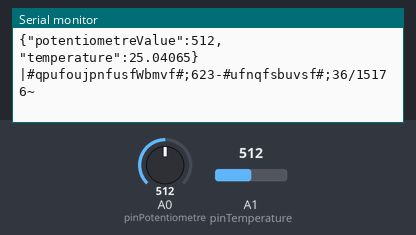
This sketch was run on a simulated Arduino Nano, built with avr-gcc and run on an emulated ATmega328P. On the bench: the last lines printed to the serial monitor. Inputs (shaded band) come from the test bench; at power-on: A1 (pinTemperature) = 512, A0 (pinPotentiometre) = 512.

Above: at 21.6 s.
21.7 s: A1 (pinTemperature) set to 716
At 31.4 s:
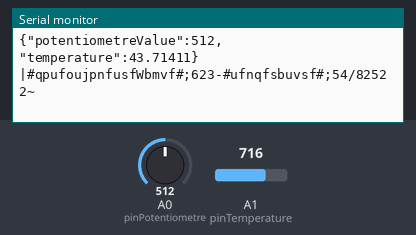
31.7 s: A1 (pinTemperature) set to 690
At 41.4 s:
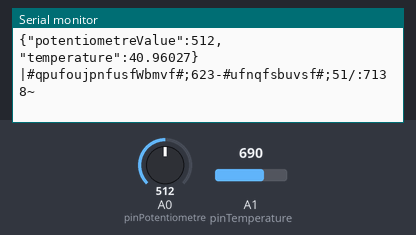
Timing chart, 0 to 42.9 s (numbered marks = the images above; inputs shaded):
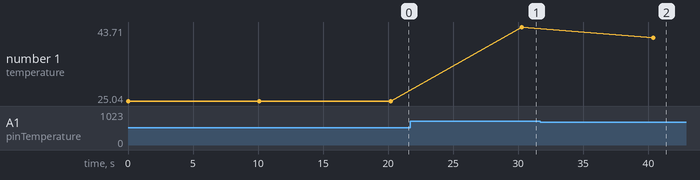

Measured:
- the behaviour switches between 705 and 704 on A1 (pinTemperature) (found by bisection; images 1 and 2)
- after the input at 21.7 s, the serial monitor: prints a new line after 8.6 s (image 1)
- after the input at 31.7 s, the serial monitor: prints a new line after 8.7 s (image 2)
- plotted number 1: 25.04 → 43.71 after the input at 21.7 s, 43.71 → 40.96 after the input at 31.7 s

The sketch:

Arduino_Transmisison.ino
```cpp
#include <SoftwareSerial.h>
#include <ArduinoJson.h>

/* SECTION ARDUINO NANO
 *  Code réalisant l'acquisition, la mise au format Json
 *  et le transfert des données a l'ESP
 */

SoftwareSerial s(3, 2); //pin Rx, Tx
const int pinPotentiometre = A0;
const int pinTemperature = A1;

int potentiometre = 0;
int temperature = 0;
String msg = " ";
char msgEnvoy[500];

const int B=4275; // B value of the thermistor
const int R0 = 100000; // R0 = 100k


void setup() {
  pinMode(3,INPUT);
  pinMode(2,OUTPUT);
  Serial.begin(9600);
  s.begin(9600);
}

void loop() {
  potentiometre = analogRead(pinPotentiometre);
  temperature = analogRead(pinTemperature);

  char slt[200];

  //Conversion de la température d'après la datasheet
  float R = 1023.0/((float)temperature)-1.0;
  R = 100000.0*R;
  //convert to temperature via datasheet ;
  float temperature=1.0/(log(R/100000.0)/B+1/298.15)-273.15;


  //Creation du doc JSON a envoyé
  StaticJsonDocument<256> doc;
  doc["potentiometreValue"] = potentiometre;
  doc["temperature"] = temperature;


//  serializeJson(doc,Serial);  //envoie le doc sur le port série
//  serializeJson(doc,s);


//  ////////////////TEST CRYPTAGE/////////////////////////
  serializeJson(doc,slt);
  Serial.println(slt);
//Serial.println(strlen(slt));  //Strlen = nombre de char dans ka chaine
  for (int i=0; i<strlen(slt);i++)
  {
    slt[i]=slt[i]+1;
  }
  Serial.println(slt);
  s.print(slt);
////  for (int i=0; i<sizeof(slt);i++)
////  {
////    slt[i]=slt[i]-1;
////  }
//  Serial.println(slt);
 // deserializeJson(s,slt);
 // serializeJson(doc,s);
///////////////////FIN TEST/////////////////////
//
//
  //Serial.println(s.available());
  delay(10000);
}
```
